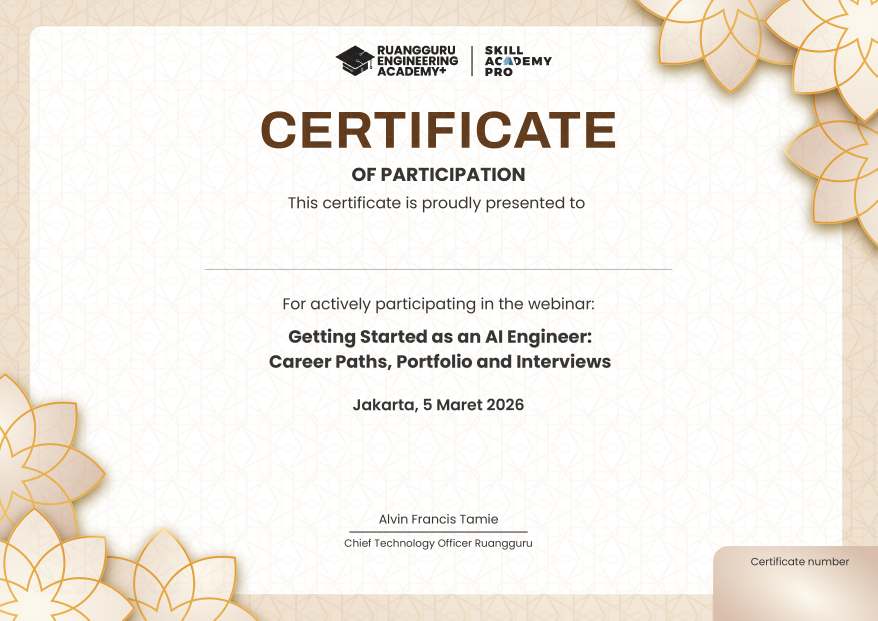
#> input picture assets/Sertifikat Webinar KODING KURMA_Sertifikat Peserta_2.jpg, 3509 x 2481 px (shown at 1/4 size)
$ python clean_bg_pil.py
#> lines starting #> are read from the running program, lines starting #| are printed output that depends on the picture
from PIL import Image

def clean_template():
    img_path = 'assets/Sertifikat Webinar KODING KURMA_Sertifikat Peserta_2.jpg'
    output_path = 'assets/template_clean.jpg'

    print("Membaca gambar asli...")
    try:
        img = Image.open(img_path)
#> img is the input picture: PIL image 3509x2481 RGB; mean R, G, B 243.6, 238.5, 232
    except Exception as e:
        print(f"Gagal membaca gambar: {e}")
        return

    # Kita akan meng-kopi sebuah 'patch' kosong
    # di sisi kiri gambar (misal di X=300 sampe 700) yang bersih dari teks,
    # lalu kita tempelkan (paste) menutupi teks lama (judul topik & tanggal).

    # Area Y (Tinggi) teks judul dan tanggal kira-kira di 1250 sampai 1750
    # Kita ambil patch dari X=700 ke X=900 karena X=300 sebelumnya mengenai gambar mandala di pinggir
    y_start, y_end = 1250, 1800
    patch_width = 200
    patch = img.crop((700, y_start, 700 + patch_width, y_end))
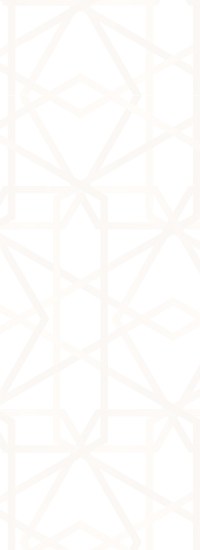
#> patch: PIL image 200x550 RGB; mean R, G, B 254, 252.8, 251.4

    print("Memanipulasi dan menghapus teks lama (menambal background)...")
    # Paste patch tersebut berulang ke kanan menimpa teks lama
    for x_pos in range(900, 2700, patch_width):
        img.paste(patch, (x_pos, y_start))

    print(f"Menyimpan template bersih ke '{output_path}'...")
    img.save(output_path, quality=95)
    print("SELESAI! Kamu sekarang punya 'template_clean.jpg'.")

if __name__ == "__main__":
    clean_template()
